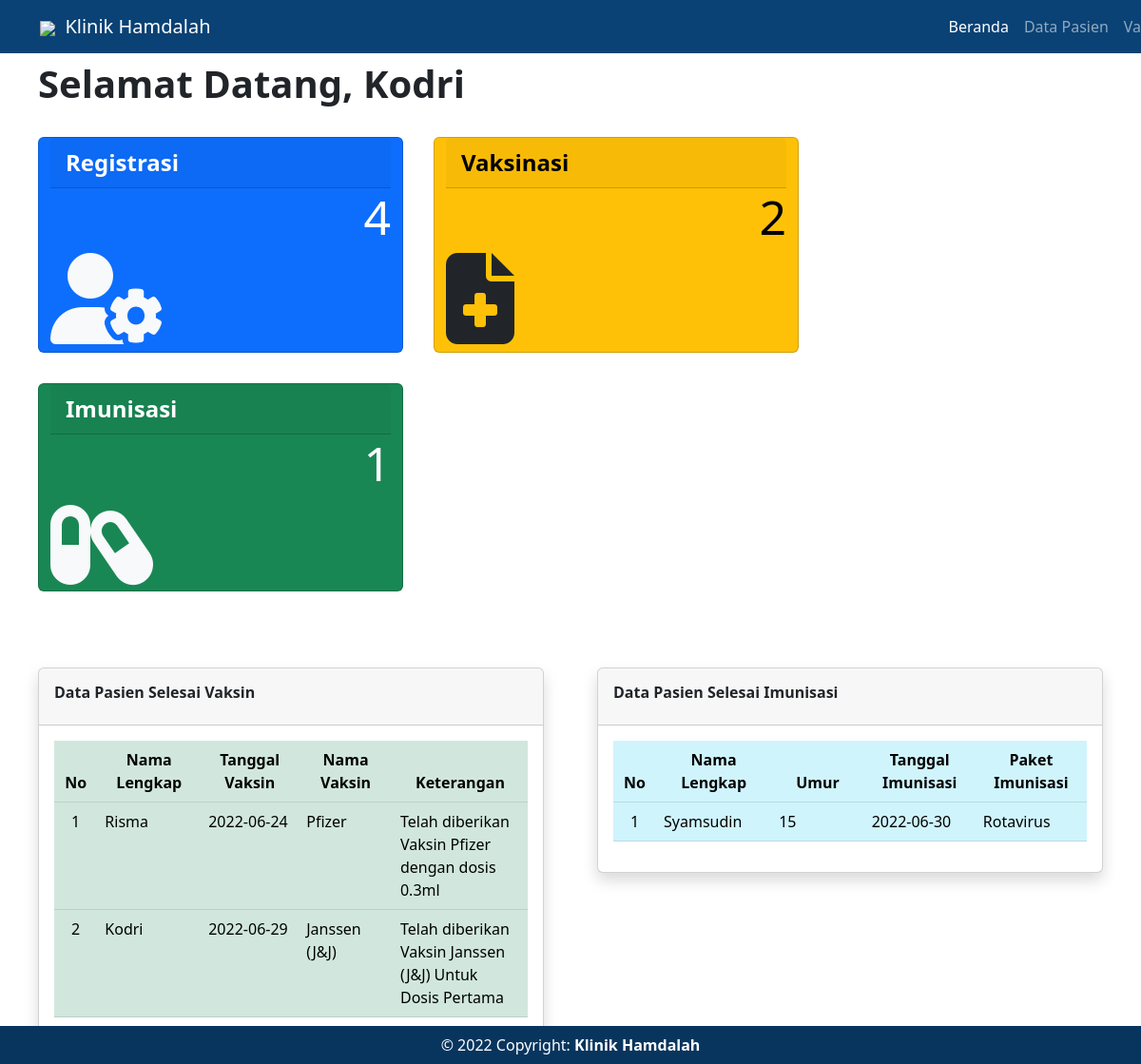
The page /index.php/vaksin_klinik/beranda on the database its author committed.
### tables this page shows
CREATE TABLE `vaksin` (
  `id_vaksin` int(10) NOT NULL,
  `no_nik` bigint(30) NOT NULL,
  `tgl_vaksin` text NOT NULL,
  `jam_vaksin` time NOT NULL,
  `paket_vaksin` varchar(30) NOT NULL,
  `fase_vaksin` varchar(30) NOT NULL,
  `dosis` varchar(15) NOT NULL,
  `no_batch` varchar(30) NOT NULL,
  `no_tiket` varchar(30) NOT NULL,
  `vaksin_ket` text NOT NULL
);

CREATE TABLE `registrasi` (
  `no_nik` bigint(30) NOT NULL,
  `nama` varchar(50) NOT NULL,
  `tgl_lahir` date NOT NULL,
  `umur` int(10) NOT NULL,
  `jenis_kelamin` varchar(15) NOT NULL,
  `email` varchar(50) NOT NULL,
  `no_telp` varchar(20) NOT NULL,
  `nama_ortu` varchar(50) NOT NULL,
  `alamat` text NOT NULL
);

CREATE TABLE `imunisasi` (
  `id_imunisasi` int(10) NOT NULL,
  `no_nik` bigint(30) NOT NULL,
  `tgl_imun` date NOT NULL,
  `jam_imun` time NOT NULL,
  `paket_imun` varchar(30) NOT NULL
);

### application/controllers/Vaksin_klinik.php (called while the page is built, shortened)
<?php
class Vaksin_klinik extends CI_Controller
{
	public function __construct()
	{
		$this->load->library('form_validation');
		$this->load->model('vaksin_model');
	}
	public function beranda()
	{
		$data['admin'] = $this->vaksin_model->data_admin();
		$data['vaksin'] = $this->vaksin_model->hasil_vaksin();
		$data['imun'] = $this->vaksin_model->hasil_imun();
		$data['user'] =  $this->vaksin_model->total_row_registrasi();
		$data['timun'] =  $this->vaksin_model->total_row_imunisasi();
		$data['total'] =  $this->vaksin_model->total_row_vaksin();
		$this->load->view('beranda', $data);
		$this->load->view('template/footer');
	}
}

### index.php (called while the page is built, shortened)
<?php
require_once BASEPATH.'core/CodeIgniter.php';

### application/models/Vaksin_model.php (called while the page is built, shortened)
<?php
class Vaksin_model extends CI_Model
{
    public function data_admin()
    {
        return $this->db->get('admin')->row();
    }
    public function hasil_vaksin()
    {
        $this->db->select('*');
        $this->db->from('registrasi');
        $this->db->join('vaksin', 'vaksin.no_nik=registrasi.no_nik');
        return $this->db->get()->result();
    }
    public function hasil_imun()
    {
        $this->db->select('*');
        $this->db->from('registrasi');
        $this->db->join('imunisasi', 'imunisasi.no_nik=registrasi.no_nik');
        return $this->db->get()->result();
    }
}

### application/views/beranda.php (the view, shortened to what this page needs)
<!DOCTYPE html>
<html lang="en">
<head>
    <link href="https://cdn.jsdelivr.net/npm/bootstrap@5.2.0-beta1/dist/css/bootstrap.min.css" rel="stylesheet"
>
</head>
</head>
<body>
    <nav class="navbar navbar-expand-lg navbar-dark navbar-custom fixed-top" style="background-color: #0a4275;">
        <div class="container">
            <a class="navbar-brand" href="vaksin_klinik/beranda"><img
                    src="https://img.icons8.com/ios-filled/28/ffffff/heart-health.png" />&nbsp;&nbsp;Klinik Hamdalah</a>
            <div class="collapse navbar-collapse" id="navbarResponsive">
                <ul class="navbar-nav " style="margin-left: 47rem; width:max-content;">
                    <li class="nav-item">
                        <a class="nav-link active" href="vaksin_klinik/beranda">Beranda</a>
                    </li>
                    <li class="nav-item">
                        <a class="nav-link" href="vaksin_klinik/data_pasien">Data Pasien</a>
                    </li>
                    <li class=" nav-item dropdown ">
                        <a href="javascript:void(0);" class="dropdown-toggle nav-link" data-toggle="dropdown"
                            role="button" aria-haspopup="true" aria-expanded="false">
                            Vaksinasi Anak
                        </a>
                    </li>
                </ul>
            </div>
        </div>
    </nav>
    <div class="container-fluid row mx-auto">
        <div class="mt-5">
            <h1 class="fw-bold m-3"> Selamat Datang, <?php echo $admin->nama_admin; ?></h1>
            <div class="container row">
                <div class="card text-bg-primary m-3" style="max-width: 24rem;">
                    <div class="card-header fw-bold fs-4">Registrasi</div>
                    <div class="col">
                        <h1 class="text-end" style="font-size: 50px;"> <?php echo $user; ?></h1><a
                            href="vaksin_klinik/data_pasien" class="text-light"><i class="mb-2 fa-solid fa-user-gear"
                                style="font-size:6rem ;"></i></a>
                    </div>
                </div>
                <div class="card text-bg-warning m-3" style="max-width: 24rem;">
                    <div class="card-header fw-bold fs-4">Vaksinasi</div>
                    <div class="col">
                        <h1 class="text-end" style="font-size: 50px;"> <?php echo $total; ?></h1>
                        <a href="vaksin_klinik/vaksinasi" class="text-dark"><i class="mb-2 fa-solid fa-file-medical"
                                style="font-size:6rem ;"></i></a>
                    </div>
                </div>
                <div class="card text-bg-success m-3" style="max-width: 24rem;">
                    <div class="card-header fw-bold fs-4">Imunisasi</div>
                    <div class="col">
                        <h1 class="text-end" style="font-size: 50px;"> <?php echo $timun; ?></h1><a
                            href="vaksin_klinik/vaksin_anak" class="text-light"><i class="fa-solid fa-capsules"
                                style="font-size: 6rem;"></i></a>
                    </div>
                </div>
            </div>
        </div>
        <div class="container-fluid mt-5">
            <div class="row">
                <div class="col-6">
                    <div class="card shadow m-3">
                        <div class="card-header py-3">
                            <h6 class="fw-bold ">Data Pasien Selesai Vaksin</h6>
                        </div>
                        <div class="card-body">
                            <div class="table-responsive">
                                <table class="table table-success" id="dataTable" cellspacing="1">
                                    <thead>
                                        <tr>
                                            <th class="text-center" width="4%">No</th>
                                            <th class="text-center" width="15%">Nama Lengkap</th>
                                            <th class="text-center" width="15%">Tanggal Vaksin</th>
                                            <th class="text-center" width="15%">Nama Vaksin
                                            </th>
                                            <th class="text-center" width="20%">Keterangan</th>
                                        </tr>
                                    </thead>
                                    <tbody>
                                        <?php
                                        $nomor = 1;
                                        foreach ($vaksin as $s) { ?>
                                        <tr>
                                            <td class="text-center"><?= $nomor++; ?></td>
                                            <td><?= $s->nama; ?></td>
                                            <td><?= $s->tgl_vaksin; ?></td>
                                            <td><?= $s->paket_vaksin; ?></td>
                                            <td><?= $s->vaksin_ket; ?></td>
                                        </tr>
                                        <?php } ?>
                                    </tbody>
                                </table>
                            </div>
                        </div>
                    </div>
                </div>
                <div class="col-6">
                    <div class="card shadow m-3">
                        <div class="card-header py-3">
                            <h6 class="fw-bold ">Data Pasien Selesai Imunisasi</h6>
                        </div>
                        <div class="card-body">
                            <div class="table-responsive">
                                <table class="table table-info" id="dataTable" cellspacing="1">
                                    <thead>
                                        <tr>
                                            <th class="text-center" width="4%">No</th>
                                            <th class="text-center" width="15%">Nama Lengkap</th>
                                            <th class="text-center" width="15%">Umur</th>
                                            <th class="text-center" width="15%">Tanggal Imunisasi</th>
                                            <th class="text-center" width="15%">Paket Imunisasi
                                            </th>
                                        </tr>
                                    </thead>
                                    <tbody>
                                        <?php
                                        $nomor = 1;
                                        foreach ($imun as $i) { ?>
                                        <tr>
                                            <td class="text-center"><?= $nomor++; ?></td>
                                            <td><?= $i->nama; ?></td>
                                            <td><?= $i->umur; ?></td>
                                            <td><?= $i->tgl_imun; ?></td>
                                            <td><?= $i->paket_imun; ?></td>
                                        </tr>
                                        <?php } ?>
                                    </tbody>
                                </table>
                            </div>
                        </div>
                    </div>
                </div>
            </div>
        </div>
    </div>
</body>
</html>

### application/views/template/footer.php
<section class="fixed-bottom">
    <footer class="text-center text-white" style="background-color: #0a4275;">
        <div class="text-center p-2" style="background-color: rgba(0, 0, 0, 0.2);">
            © 2022 Copyright: <label for="" class="fw-bold">Klinik Hamdalah</label>
        </div>
    </footer>
</section>
</body>
</html>

### rows shown on the page
vaksin: no_nik.nama "Risma", tgl_vaksin "2022-06-24", paket_vaksin "Pfizer", vaksin_ket "Telah diberikan Vaksin Pfizer dengan dosis 0.3ml"
vaksin: no_nik.nama "Kodri", tgl_vaksin "2022-06-29", paket_vaksin "Janssen (J&J)", vaksin_ket "Telah diberikan Vaksin Janssen (J&J) Untuk Dosis Pertama"
imunisasi: no_nik.nama "Syamsudin", no_nik.umur "15", tgl_imun "2022-06-30", paket_imun "Rotavirus"

### other values the page prints
$admin->nama_admin "Kodri"
$user "4"
$total "2"
$timun "1"
